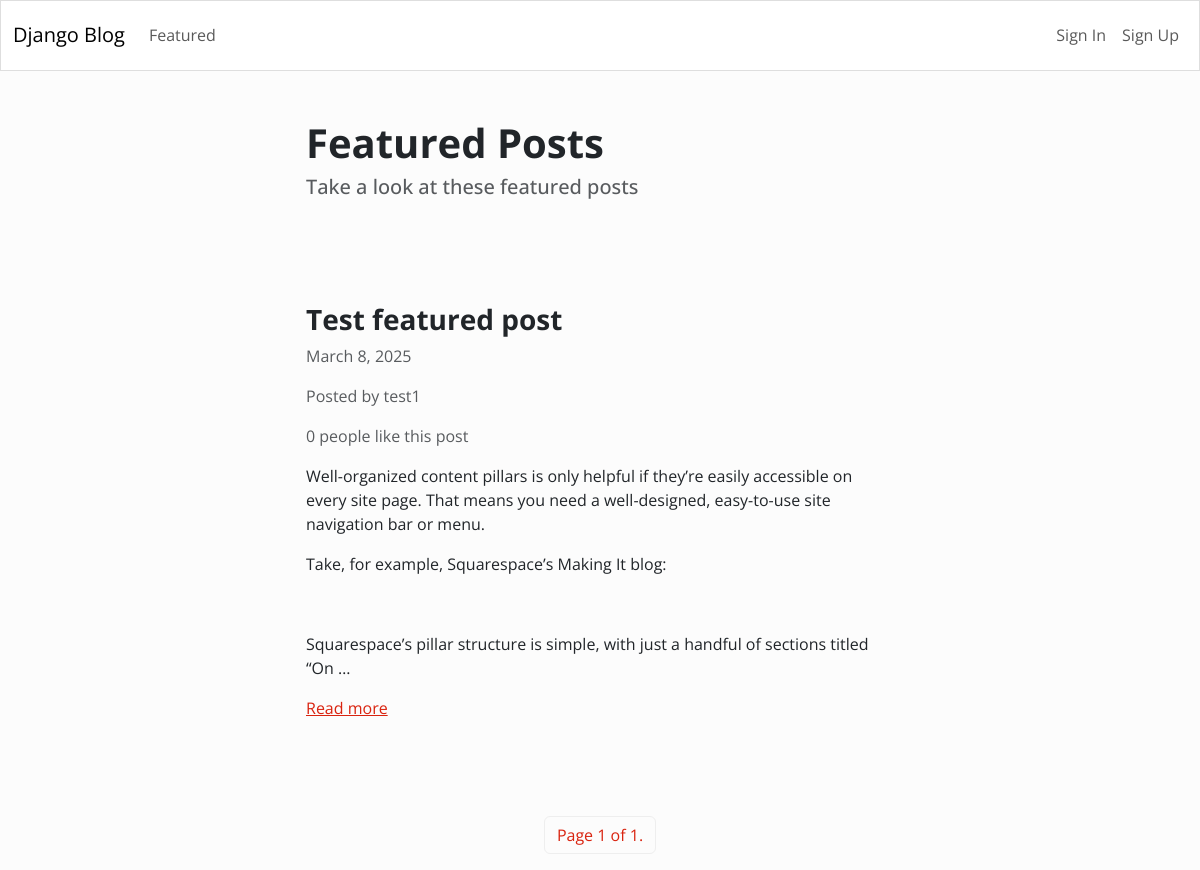
/featured/, run on the app's committed database.
### blog/models.py (models this page shows)
class Article(models.Model):
    title = models.CharField(max_length=255)
    content = HTMLField()
    date = models.DateField(auto_now_add=True)
    author = models.ForeignKey(User, on_delete=models.CASCADE)
    featured = models.BooleanField(default=False)
    likes = models.ManyToManyField(User, related_name='likes', blank=True)

### blog/views.py (the view)
# urls.py: path('featured/', Featured.as_view(), name='featured'),
class Featured(ListView):
    model = Article
    queryset = Article.objects.filter(featured=True).order_by('-date') #newest on top
    template_name = 'blog/featured.html'
    paginate_by = 1

### blog/templates/blog/featured.html (shortened to what this page needs)
{% extends 'blog/base.html' %}
{% block content %}
    <div class="row">
        <div class="col-md-6 col-12 mx-md-auto mx-3 mt-5 mb-5">
            <h1 class="fw-bolder">Featured Posts</h1>
            <h5 class="text-muted">Take a look at these featured posts</h5>
        </div>
    </div>
    {% for object in object_list %}
    <div class="row">
        <div class="col-md-6 col-11 mx-md-auto mx-3 mt-5 mb-5">
            <h3 class="fw-bold">{{object.title}}</h3>
            <p class="text-muted"> {{object.date}} </p>
            <p class="text-muted">Posted by {{object.author.username}}</p>
            {% if object.likes.count == 1 %}
                <p class="text-muted"> {{object.likes.count}} person likes this post </p>
            {% else %}
                <p class="text-muted"> {{object.likes.count}} people like this post </p>
            {%endif%}
            <div class="my-3">
                {{ object.content | truncatewords_html:50 | safe }}
            </div>
            <a href="{% url 'detail_article' object.id %}">Read more</a>
        </div>
    </div>
    {% endfor %}
    <nav>
        <ul class="pagination">
            <div class="mx-auto d-flex flex-row mt-5">
                <li class="page-item">
                    <a class="page-link" href="#">Page {{page_obj.number}} of {{page_obj.paginator.num_pages}}.</a>
                </li>
            </div>
        </ul>
    </nav>
{% endblock content %}

### data on the page
Article: title "Test featured post", date "March 8, 2025", author.username "test1", likes.count "0", content "Well-organized content pillars is only helpful if they’re easily accessible on every site page. That means you need a well-designed, easy-to-use site navigation bar or menu. Take, for example, Squarespace’s Making It blog: Squarespace’s pillar structure is simple, with just a handful of sections titled “On …"

### other printed values
{{ page_obj.number }} "1"
{{ page_obj.paginator.num_pages }} "1"
